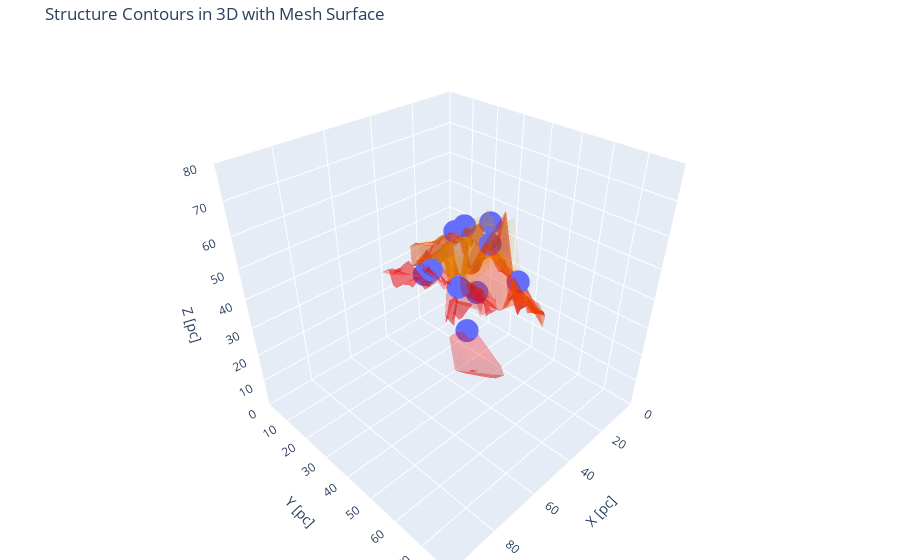

Notebook cell for this chart:
### Code cell
# plot by plotly

fig = px.scatter_3d(leaf_feature, x='X_peak', y='Y_peak', z='Z_peak')

# Leaf structures
for i, leaf_structure_index in enumerate(leaf_indices):
    leaf_structure = dendro[leaf_structure_index]
    leaf_mask = leaf_structure.get_mask()
    leaf_mask_indices = np.where(leaf_mask)
    mesh_leaf = go.Mesh3d(x=leaf_mask_indices[0] * hx, 
                          y=leaf_mask_indices[2] * hy, 
                          z=leaf_mask_indices[1] * hz, 
                          opacity=0.3,
                          color='red',
                          name=f'Leaf {i + 1} - Surface')
    fig.add_trace(mesh_leaf)

# Branch structures
for j, branch_structure_index in enumerate(branch_indices):
    branch_structure = dendro[branch_structure_index]
    branch_mask = branch_structure.get_mask()
    branch_mask_indices = np.where(branch_mask)
    mesh_branch = go.Mesh3d(x=branch_mask_indices[0] * hx, 
                            y=branch_mask_indices[2] * hy, 
                            z=branch_mask_indices[1] * hz,
                            opacity=0.1, 
                            color='orange',
                            name=f'Branch {j + 1} - Surface')
    fig.add_trace(mesh_branch)

fig.update_layout(
    scene=dict(
        xaxis=dict(title='X [pc]', range=[0, 100]),
        yaxis=dict(title='Y [pc]', range=[0, 80]),
        zaxis=dict(title='Z [pc]', range=[0, 80]),
        aspectratio=dict(x=1, y=1, z=1)
    ),
    title='Structure Contours in 3D with Mesh Surface',
    margin=dict(l=0, r=0, b=0, t=40),
    showlegend=True)
